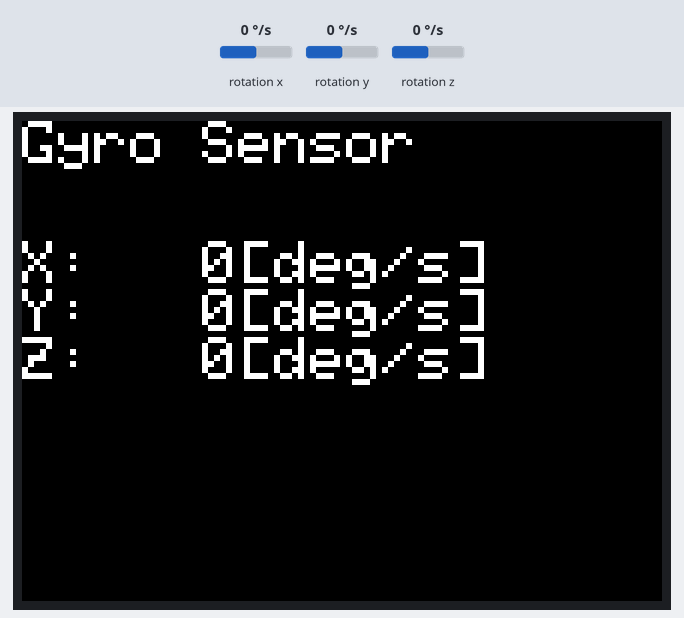
A program run on a simulated ESP32. On the bench: 320×240 colour display. The test bench sets the inputs (shaded band); at power-on: rotation x 0 °/s, rotation y 0 °/s, rotation z 0 °/s.

Above: at 1.4 s.
1.5 s: rotation x set to -192 °/s
At 2.6 s:
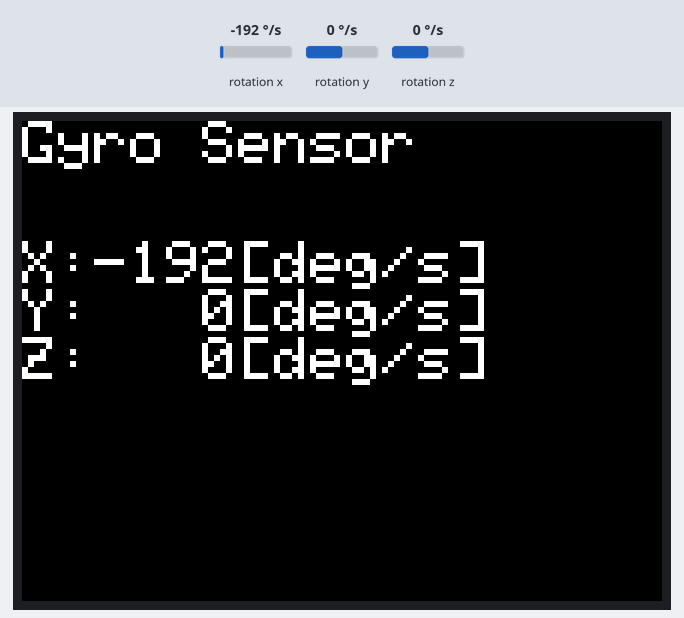
3.0 s: rotation y set to -192 °/s
At 4.2 s:
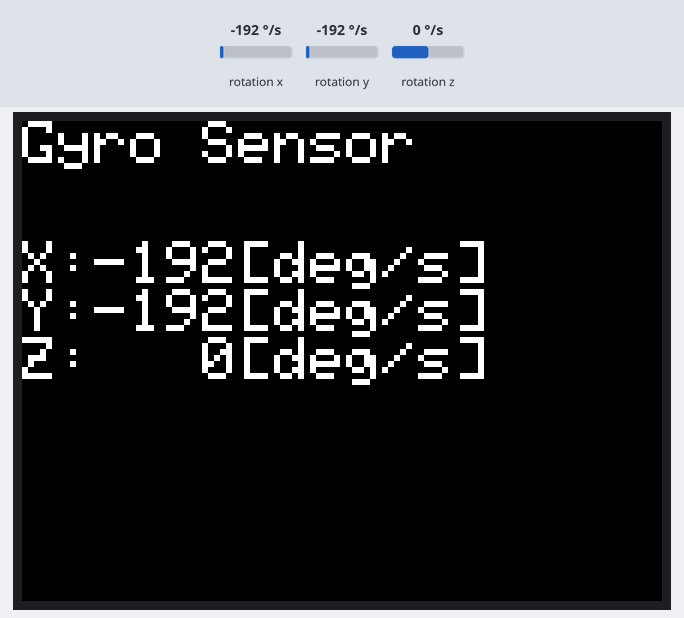
4.5 s: rotation z set to -192 °/s
At 5.7 s:
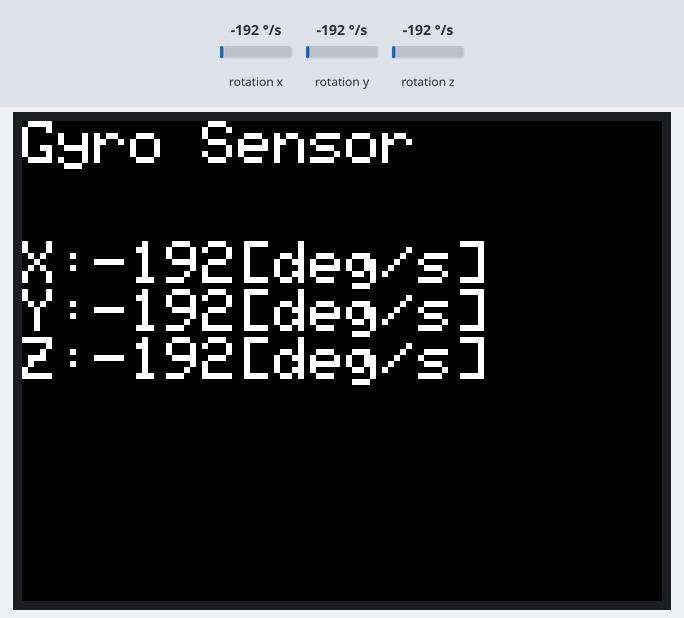
6.0 s: rotation x set to -100 °/s
At 7.4 s:
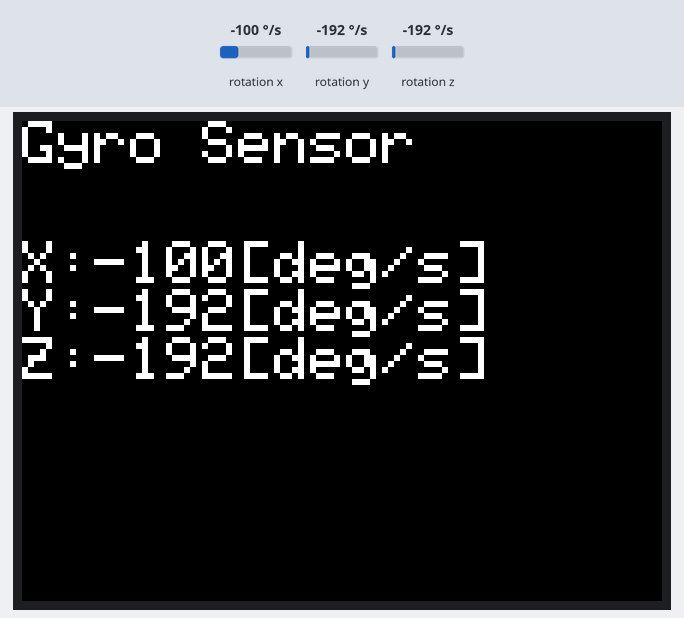
Timing chart, 0 to 8.5 s (numbered marks = the images above; inputs shaded):
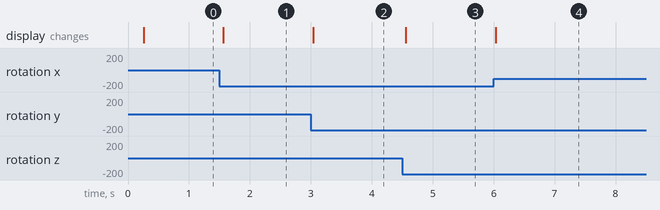

The program:

main.cpp
```cpp
#define M5STACK_MPU6886

#include <M5Stack.h>

void setup() {
  M5.begin();
  M5.Power.begin();
  M5.IMU.Init();

  M5.Lcd.fillScreen(BLACK);
  M5.Lcd.setTextSize(3);
}

void loop() {
  float gyro_x;  // X軸方向のジャイロデータを受け取るための変数
  float gyro_y;  // Y軸方向のジャイロデータを受け取るための変数
  float gyro_z;  // Z軸方向のジャイロデータを受け取るための変数

  M5.IMU.getGyroData(&gyro_x, &gyro_y, &gyro_z);  // ジャイロデータを取得

  // LCD 表示
  M5.Lcd.setCursor(0, 0);
  M5.Lcd.printf("Gyro Sensor");
  M5.Lcd.setCursor(0, 60);
  M5.Lcd.printf("X:%4.0f[deg/s]\nY:%4.0f[deg/s]\nZ:%4.0f[deg/s]", gyro_x,
                gyro_y, gyro_z);

  delay(1);
}
```

Measured:
- after the input at 1.5 s, the display: changes after 0.06 s (image 1)
- after the input at 3.0 s, the display: changes at once (image 2)
- after the input at 4.5 s, the display: changes after 0.06 s (image 3)
- after the input at 6.0 s, the display: changes at once (image 4)
